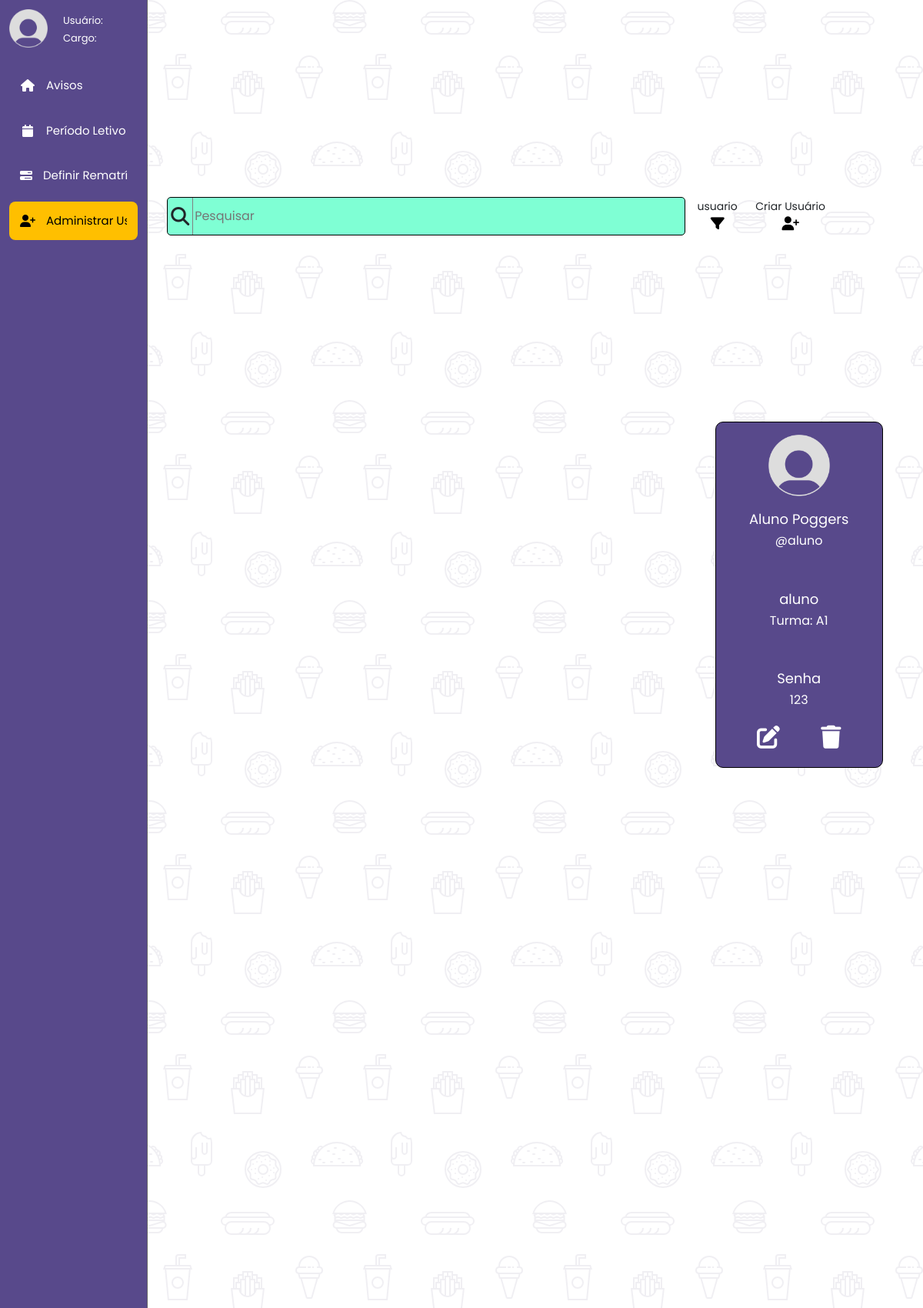
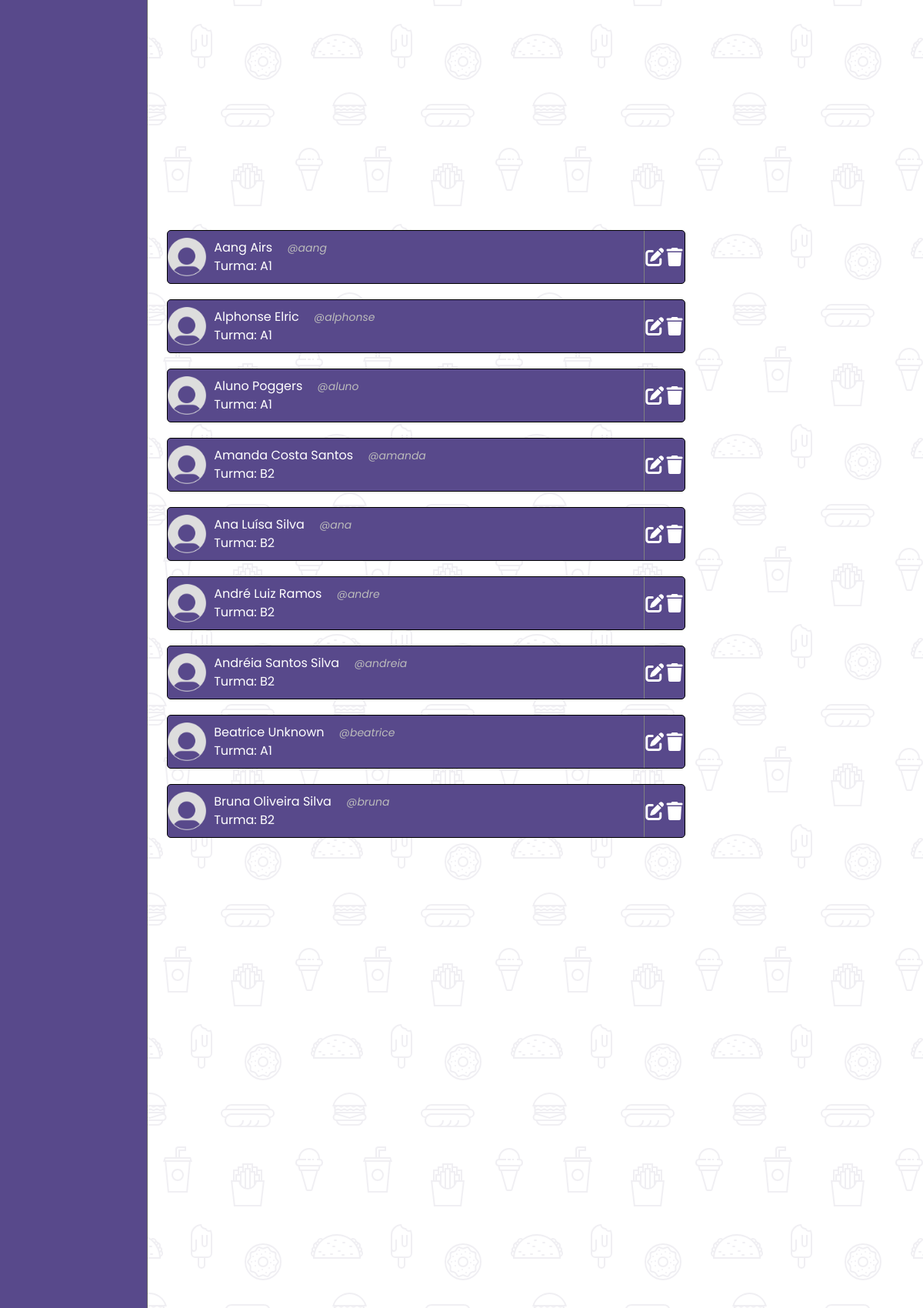
The app's page /secretaria/secretaria.php?pagina=secretaria-listagem&shard_card=aluno (upper part) with its own data (2 pictures, top to bottom).
### tables this page shows
CREATE TABLE `tb_usuarios` (
  `usuario` varchar(30) NOT NULL,
  `senha` varchar(30) NOT NULL,
  `divisao` varchar(10) NOT NULL,
  `nome` varchar(60) NOT NULL
);

CREATE TABLE `tb_aluno` (
  `usuario` varchar(30) NOT NULL,
  `turma` char(2) NOT NULL
);

### secretaria/secretaria-listagem.php (the view, shortened to what this page needs)
<?php
  include "../database.php";
  if(isset($_GET['filter']) != '')
  {
    if ($_SESSION['filter'] == "usuario")
    {
      $_SESSION['filter'] = "nome";
      $filter = $_SESSION['filter'];
      header("Location: secretaria.php?pagina=secretaria-listagem");
    }
    else
    {
      $_SESSION['filter'] = "usuario";
      $filter = $_SESSION['filter'];
      header("Location: secretaria.php?pagina=secretaria-listagem");
    }
  }
  else
  {
    $filter = $_SESSION['filter'];
  }
  if(isset($_POST['search-user']) != '')
  {
    $search = "SELECT * FROM tb_usuarios WHERE $filter LIKE '{$_POST['search-user']}%' ORDER BY $filter ASC";
    $search_result = mysqli_query($conn, $search);
    $_SESSION['search-query'] = $_POST['search-user'];
  }
  else
  {
    if ($_SESSION['search-query'] == '')
    {
      $search = "SELECT * FROM tb_usuarios ORDER BY $filter ASC";
      $search_result = mysqli_query($conn, $search);
    }
    else
    {
      $search = "SELECT * FROM tb_usuarios WHERE $filter LIKE '{$_SESSION['search-query']}%' ORDER BY $filter ASC";
      $search_result = mysqli_query($conn, $search);
    }
  }
?>
<!DOCTYPE html>
<html lang="en">
<head>
  <link rel="stylesheet" href="styles/listagem.css">
</head>
<main>
  <div class="main-div">
    <div class="topside-div">
      <div class="search-div">
        <form method="POST">
          <div class="search-icon-div">
            <input type="submit" value="">
            <i class="fa-solid fa-magnifying-glass"></i>
          </div>
          <div class="search-input-div">
            <input type="text" name="search-user" placeholder="Pesquisar" value="<?php echo $_SESSION['search-query']  ?>">
          </div>
        </form>
      </div>
      <div class="buttons-div">
        <div class="button-filter-div">
          <p><?php echo "{$filter}"?></p>
          <a href="secretaria.php?pagina=secretaria-listagem&filter=change">
            <i class="fa-solid fa-filter"></i>
          </a>
        </div>
        <div class="button-create-div">
          <p>Criar Usuário</p>
          <a href='secretaria.php?pagina=secretaria-listagem&create=new_user'>
            <i class="fa-solid fa-user-plus"></i>
          </a>
        </div>
      </div>
    </div>
    <div class="bottomside-div">
      <div class="shard-div">
        <?php
          if (mysqli_num_rows($search_result) > 0)
          {
            while ($row = mysqli_fetch_assoc($search_result))
            {
              if ($row["divisao"] == "aluno")
              {
                $funcao_sql = "SELECT * FROM tb_aluno WHERE usuario = '{$row["usuario"]}'";
                $funcao_result = mysqli_query($conn, $funcao_sql);
                $funcao_row = mysqli_fetch_assoc($funcao_result);
                $string = "Turma: {$funcao_row["turma"]}";
              }
              else if ($row["divisao"] == "professor")
              {
                $funcao_sql = "SELECT * FROM tb_professor WHERE usuario = '{$row["usuario"]}'";
                $funcao_result = mysqli_query($conn, $funcao_sql);
                $funcao_row = mysqli_fetch_assoc($funcao_result);
                $string = "Especialização: {$funcao_row["especializacao"]}";
              }
              else
              {
                $funcao_sql = "SELECT * FROM tb_secretaria WHERE usuario = '{$row["usuario"]}'";
                $funcao_result = mysqli_query($conn, $funcao_sql);
                $funcao_row = mysqli_fetch_assoc($funcao_result);
                $string = "Cargo: {$funcao_row["cargo"]}";
              }
              if (isset($_GET['shard_card']) != '') {
                $shard_card = $_GET['shard_card'];
              }
              echo "
                <div class='shard'>
                  <a href='secretaria.php?pagina=secretaria-listagem&shard_card={$row["usuario"]}'>
                    <div class='shard-link'>
                      <div class='shard-avatar'>
                        <img src='../imagens/perfil_vazio.png' alt='Avatar'>
                      </div>
                      <div class='shard-info'>
                        <div>
                          <p>{$row["nome"]}</p>
                          <p><span>@{$row["usuario"]}</span></p>
                        </div>
                          <p>{$string}</p>
                      </div>
                    </div>
                  </a>
                  <div class='shard-buttons'>
                    <a href='secretaria.php?pagina=secretaria-listagem&shard_card={$shard_card}&edit={$row["usuario"]}'>
                      <i class='fa-solid fa-pen-to-square'></i>
                    </a>
                    <a href='secretaria.php?pagina=secretaria-listagem&shard_card={$shard_card}&delete={$row["usuario"]}'>
                      <i class='fa-solid fa-trash'></i>
                    </a>
                  </div>
                </div>
              ";
            }
          }
        ?>
      </div>
      <div class="shard-card-div">
        <div class="shard-card">
          <div class="shard-card-avatar">
            <img src='../imagens/perfil_vazio.png' alt='Avatar'>
          </div>
          <div class="shard-card-info">
            <?php
              $card_usuario = $shard_card;
              $sql = "SELECT * FROM tb_usuarios WHERE usuario LIKE '{$card_usuario}'";
              $result = mysqli_query($conn, $sql);
              if (mysqli_num_rows($result) > 0)
              {
                while($row = mysqli_fetch_assoc($result))
                {
                  $card_nome = $row["nome"];
                  $card_divisao = $row["divisao"];
                  $card_senha = $row["senha"];
                  if ($row["divisao"] == "aluno")
                  {
                    $funcao_sql = "SELECT * FROM tb_aluno WHERE usuario = '{$row["usuario"]}'";
                    $funcao_result = mysqli_query($conn, $funcao_sql);
                    $funcao_row = mysqli_fetch_assoc($funcao_result);
                    $string = "Turma: {$funcao_row["turma"]}";
                  }
                }
              }
            ?>
            <div>
              <p>
              <?php echo "{$card_nome}"; ?>
              </p>
              <p>
                <span>@<?php echo "{$card_usuario}"; ?></span>
              </p>
            </div>
            <div>
              <p>
              <?php echo "{$card_divisao}"; ?>
              </p>
              <p>
                <span><?php echo "{$string}"; ?></span>
              </p>
            </div>
            <div>
              <p>
                Senha
              </p>
              <p>
                <span><?php echo "{$card_senha}"; ?></span>
              </p>
            </div>
          </div>
          <div class="shard-card-buttons">
            <a href='secretaria.php?pagina=secretaria-listagem&shard_card=<?php echo "$card_usuario"; ?>&edit=<?php echo "{$card_usuario}"; ?>'>
              <i class='fa-solid fa-pen-to-square'></i>
            </a>
            <a href='secretaria.php?pagina=secretaria-listagem&shard_card=<?php echo "$card_usuario"; ?>&delete=<?php echo "{$card_usuario}"; ?>'>
              <i class='fa-solid fa-trash'></i>
            </a>
          </div>
        </div>
      </div>
    </div>
  </div>
</main>
</html>

### styles/main.css (style rules this page uses)
body { display: flex; overflow: hidden; }
main { width: 100%; overflow: hidden; }

### styles/sidebar.css (style rules this page uses)
body { margin: 0; overflow: hidden; }

### secretaria/styles/listagem.css (style rules this page uses)
main { display: flex; justify-content: center; align-items: center; min-height: 100vh; overflow: hidden; }
.main-div { height: 95%; width: 95%; }
.topside-div { display: flex; align-items: center; height: 8%; }
.search-div { flex: 2.5; height: 50px; margin-right: 5px; }
.search-div form { display: flex; width: 99%; height: 100%; border: 1px solid black; border-radius: 5px; background-color: white; background-color: aquamarine; }
.search-icon-div { display: flex; justify-content: center; align-items: center; flex: 1; border-right: 1px solid gray; }
.search-icon-div input { width: 95%; height: 95%; border: none; background-color: transparent; }
.search-icon-div i { position: fixed; font-size: 24px; pointer-events: none; }
.search-input-div { flex: 20; }
.search-input-div input { width: 100%; height: 100%; border: none; background-color: transparent; outline: none; }
.buttons-div { display: flex; flex: 1; height: 50px; }
.buttons-div a { text-decoration: none; }
.buttons-div i { display: flex; justify-content: center; align-items: center; width: 25px; height: 25px; font-size: 18px; color: black; }
.button-filter-div { display: flex; flex-direction: column; justify-content: center; align-items: center; width: 60px; }
.button-filter-div p { margin: 0; font-size: 14px; }
.button-filter-div a { text-decoration: none; }
.button-filter-div i { color: black; }
.button-create-div { margin-left: 15px; display: flex; flex-direction: column; justify-content: center; align-items: center; width: 100px; height: 100%; }
.button-create-div p { margin: 0; font-size: 14px; }
.bottomside-div { display: flex; align-items: center; height: 92%; }
.shard-div { margin-right: 5px; flex: 2.5; height: 800px; overflow-y: scroll; }
.shard { margin-bottom: 20px; display: flex; width: 99%; height: 70px; border: 1px solid black; border-radius: 5px; background-color: #58498b; }
.shard a { display: flex; flex: 12; text-decoration: none; }
.shard-link { display: flex; width: 100%; }
.shard-avatar { display: flex; justify-content: center; align-items: center; flex: 1; height: 100%; }
.shard-avatar img { width: 50px; }
.shard-info { margin-left: 10px; display: flex; flex-direction: column; justify-content: center; flex: 13; }
.shard-info p { margin: 0; display: inline-block; color: white; }
.shard-info span { margin-left: 15px; color: rgb(187, 187, 187); font-size: 14px; font-style: italic; }
.shard-buttons { display: flex; justify-content: space-evenly; align-items: center; flex: 1; border-left: 1px solid gray; }
.shard-buttons a { display: flex; justify-content: space-evenly; }
.shard-buttons i { font-size: 24px; color: white; }
.shard-card-div { display: flex; justify-content: center; flex: 1; height: 95%; }
.shard-card { display: flex; flex-direction: column; width: 80%; height: 450px; border: 1px solid black; border-radius: 10px; background-color: #58498b; }
.shard-card-avatar { display: flex; justify-content: center; align-items: center; flex: 1.5; }
.shard-card-avatar img { width: 80px; object-fit: cover; }
.shard-card-info { display: flex; flex-direction: column; align-items: center; justify-content: space-between; text-align: center; flex: 3.5; }
.shard-card-info p { margin: 0; font-size: 18px; color: white; }
.shard-card-info span { font-size: 16px; color: white; }
.shard-card-buttons { display: flex; justify-content: space-evenly; align-items: center; flex: 1; }
.shard-card-buttons i { font-size: 30px; color: white; }

### records on screen
tb_usuarios: nome "Aang Airs", usuario "aang", tb_aluno.turma "Turma: A1"
tb_usuarios: nome "Alphonse Elric", usuario "alphonse", tb_aluno.turma "Turma: A1"
tb_usuarios: nome "Aluno Poggers", usuario "aluno", tb_aluno.turma "Turma: A1", divisao "aluno", senha "123"
tb_usuarios: nome "Amanda Costa Santos", usuario "amanda", tb_aluno.turma "Turma: B2"
tb_usuarios: nome "Ana Luísa Silva", usuario "ana", tb_aluno.turma "Turma: B2"
tb_usuarios: nome "André Luiz Ramos", usuario "andre", tb_aluno.turma "Turma: B2"
tb_usuarios: nome "Andréia Santos Silva", usuario "andreia", tb_aluno.turma "Turma: B2"
tb_usuarios: nome "Beatrice Unknown", usuario "beatrice", tb_aluno.turma "Turma: A1"
tb_usuarios: nome "Bruna Oliveira Silva", usuario "bruna", tb_aluno.turma "Turma: B2"
tb_aluno: turma "Turma: A1"

### other values on screen
$filter "usuario"
$card_usuario "aluno"
